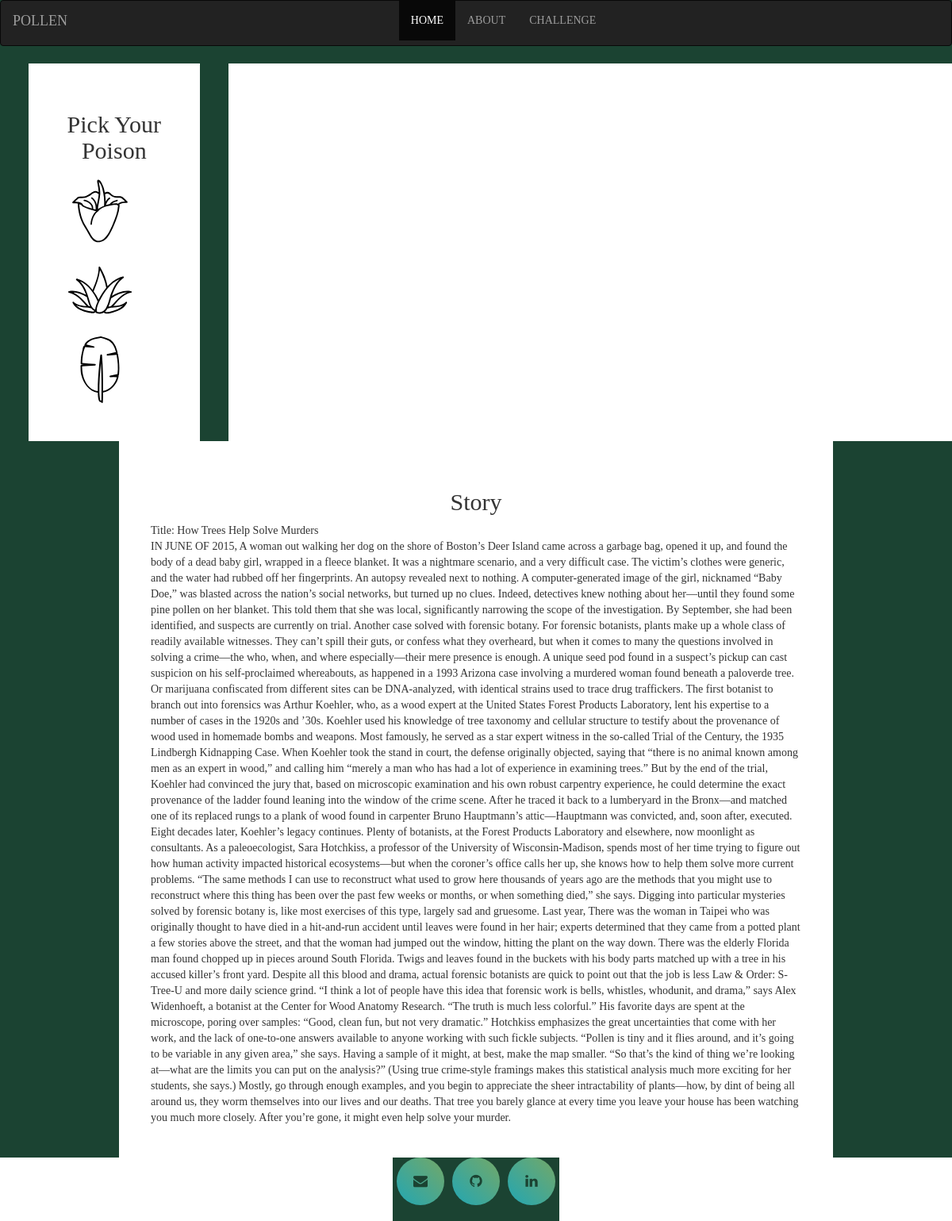
The page /archive.php?pictureId=2 on the database its author committed.
### tables this page shows
CREATE TABLE `story` (
  `id` int(11) NOT NULL,
  `title` text NOT NULL,
  `source` text NOT NULL,
  `article` longtext NOT NULL
);

### public/archive.php (the view, shortened to what this page needs)
<!DOCTYPE html>
<html>
	<head>
		<link rel="stylesheet" href="https://cdnjs.cloudflare.com/ajax/libs/animate.css/4.0.0/animate.min.css"/>
		<link rel="stylesheet" href="https://cdnjs.cloudflare.com/ajax/libs/font-awesome/4.7.0/css/font-awesome.min.css"/>
		<link rel="stylesheet" type="text/css" href="style.css"/>
		<link rel="stylesheet" href="https://cdnjs.cloudflare.com/ajax/libs/fullPage.js/3.0.8/fullpage.min.css" />
		<link rel="stylesheet" href="https://maxcdn.bootstrapcdn.com/bootstrap/3.4.1/css/bootstrap.min.css">
	</head>
	<body>
		<header>
			<nav class="navbar navbar-inverse">
				<div class="container-fluid">
				  <div class="navbar-header">
					<a class="navbar-brand" href="/">POLLEN</a>
				  </div>
				  <div class="collapse navbar-collapse" id="myNavbar">
					<ul class="nav navbar-nav">
					  <li class="active"><a href="/views/index.html">HOME</a></li>
					  <li><a href="/views/about.html">ABOUT</a></li>
					  <li><a href="/views/folder/challenge.php">CHALLENGE</a></li>
					</ul>
				  </div>
				</div>
			  </nav>
		</header>
		<section class="animation">
			<div class="main">
				<div class="svgs">
					<div class="poison">
						<h2>Pick Your Poison</h2>
<?php
						echo "<a href=\"home.php?pictureId=1\" class=\"arum\"></a>";
						echo "<a href=\"home.php?pictureId=2\" class=\"aloe\"></a>";
						echo "<a href=\"home.php?pictureId=3\" class=\"banana\"></a>";
?>
					</div>
				</div>
			</div>
		</section>
		<section class="animation">
			<div class="story">
				<h2>Story</h2>
<?php
				$servername = "us-cdbr-east-05.cleardb.net";
				$username = "b8f493d5441bba";
				$password = "d2ebee76";
				$dbname = "heroku_7f19938a1668d8e";
				$conn = new mysqli($servername, $username, $password, $dbname);
				$id = "";
				if( isset( $_GET["pictureId"] ) ) {
					$id = $_GET["pictureId"];
				}
				$sql = "SELECT * FROM story ";
				$sql .= "WHERE id=" . $id . "";
				$result = $conn->query($sql);
				if ($result->num_rows > 0) {
					while($row = $result->fetch_assoc()) {
						echo "Title: " . $row["title"]. "<br>" . $row["article"];
					}
				}
?>
			</div>
		</section>
	</body>
	<footer>
		<div class="footer-buttons">
			<a href="mailto:pollen.forensicbotany@gmail.com"><i class="fa fa-envelope"></i></a>
			<a href="https://github.com/pollenators/pollen"><i class="fa fa-github"></i></a>
			<a href="https://www.linkedin.com/"><i class="fa fa-linkedin"></i></a>
		</div>
	</footer>
</html>

### public/style.css (style rules this page uses)
* { margin: 0px; padding: 0px; font-family: Georgia, 'Times New Roman', Times, serif, Helvetica, sans-serif; }
body { background-color: #1b4332; font-size: 2000px; }
h2, .h2, .phrase, .text-light { color:#FFFFFF; }
header { height: 10vh; min-height: 100%; background-color: #1b4332; display: flex; justify-content: center; align-items: center; overflow-y: visible; }
footer, .footer-buttons { height: 10vh; background-color: #1b4332; display: flex; justify-self: center; justify-content: center; align-content: center; overflow: hidden; display: dynamic; }
section { background-color: #1b4332; display: flex; justify-self: flex-start; align-self: center; align-content: center; flex-wrap: wrap; height: 100%; }
.navbar .navbar-nav { display: inline-block; float: none; vertical-align: center; }
.navbar .navbar-collapse { text-align: center; }
.animation { display: flex; justify-content: center; align-self: center; align-content: flex-start; }
.intro, .main, .story { background-color: #FFFFFF; display: flex; justify-content: center; align-self: center; align-content: flex-start; flex-wrap: wrap; flex-direction: row; padding: 5vh; width: 75%; overflow: hidden; animation: 2s ease-out .05s 1 slideInFromBot; }
.animation h2 { width: 100%; text-align:center; }
.svgs { display: flex; justify-content: center; align-self: center; align-content: flex-start; }
.arum { display: flexbox; background-image: url('svg/arum.svg'); height: 100px; width: 100px; background-repeat: no-repeat; font-size: 75px; text-indent: -9999px; display: block; }
.aloe { display: flexbox; background-image: url('svg/aloe.svg'); height: 100px; width: 100px; background-repeat: no-repeat; font-size: 75px; display: block; }
.banana { display: flexbox; background-image: url('svg/banana_leaf.svg'); height: 100px; width: 100px; background-repeat: no-repeat; font-size: 75px; display: block; }
.footer-buttons a { display: flex; text-decoration: none; font-size: 18px; width: 60px; height: 60px; color: #1b4332; justify-content: center; align-items: center; position: relative; z-index: 3; margin: 0 5px; }
.footer-buttons a::before { content: ""; position: absolute; width: 60px; height: 60px; background: linear-gradient(45deg,#22a6b3,#74A867); border-radius: 50%; z-index: 3; transition: 0.3s ease-in; }
.footer-buttons a i { z-index: 3; transition: 0.3s ease-in; }

### rows shown on the page
story: title "How Trees Help Solve Murders", article "IN JUNE OF 2015, A woman out walking her dog on the shore of Boston’s Deer Island came across a garbage bag, opened it up, and found the body of a dead baby girl, wrapped in a fleece blanket. It was a nightmare scenario, and a very difficult case. The victim’s clothes were generic, and the water had rubbed off her fingerprints. An autopsy revealed next to nothing. A computer-generated image of the girl, nicknamed “Baby Doe,” was blasted across the nation’s social networks, but turned up no clues. Indeed, detectives knew nothing about her—until they found some pine pollen on her blanket. This told them that she was local, significantly narrowing the scope of the investigation. By September,…"
